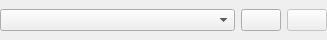
<ui version="4.0" stdsetdef="1" >
  <author></author>
  <comment></comment>
  <exportmacro></exportmacro>
  <class>MatrixSelector</class>
  <widget class="QWidget" name="MatrixSelector" >
    <property name="geometry" >
      <rect>
        <x>0</x>
        <y>0</y>
        <width>327</width>
        <height>40</height>
      </rect>
    </property>
    <property name="whatsThis" stdset="0" >
      <string>Select a matrix to utilize.  If you wish to create a new matrix, click on the icon to the right.</string>
    </property>
    <layout class="QGridLayout" >
      <property name="margin" >
        <number>0</number>
      </property>
      <item row="0" column="0" >
        <widget class="KstComboBox" name="_matrix" />
      </item>
      <item row="0" column="1" >
        <widget class="QPushButton" name="_newMatrix" >
          <property name="sizePolicy" >
            <sizepolicy>
              <hsizetype>0</hsizetype>
              <vsizetype>0</vsizetype>
              <horstretch>0</horstretch>
              <verstretch>0</verstretch>
            </sizepolicy>
          </property>
          <property name="text" >
            <string/>
          </property>
          <property name="toolTip" stdset="0" >
            <string>Create a new matrix</string>
          </property>
        </widget>
      </item>
      <item row="0" column="2" >
        <widget class="QPushButton" name="_editMatrix" >
          <property name="enabled" >
            <bool>false</bool>
          </property>
          <property name="sizePolicy" >
            <sizepolicy>
              <hsizetype>0</hsizetype>
              <vsizetype>0</vsizetype>
              <horstretch>0</horstretch>
              <verstretch>0</verstretch>
            </sizepolicy>
          </property>
          <property name="text" >
            <string/>
          </property>
          <property name="toolTip" stdset="0" >
            <string>Edit selected matrix</string>
          </property>
        </widget>
      </item>
    </layout>
  </widget>
  <layoutdefault spacing="6" margin="11" />
  <pixmapfunction>qPixmapFromMimeSource</pixmapfunction>
  <customwidgets>
    <customwidget>
      <class>KstComboBox</class>
      <extends>QComboBox</extends>
      <header>kstcombobox.h</header>
    </customwidget>
  </customwidgets>
  <includes>
    <include location="local" >kstcombobox.h</include>
  </includes>
  <connections>
    <connection>
      <sender>MatrixSelector</sender>
      <signal>selectionChanged(QString)</signal>
      <receiver>MatrixSelector</receiver>
      <slot>selectionWatcher(QString)</slot>
    </connection>
    <connection>
      <sender>_editMatrix</sender>
      <signal>clicked()</signal>
      <receiver>MatrixSelector</receiver>
      <slot>editMatrix()</slot>
    </connection>
    <connection>
      <sender>_newMatrix</sender>
      <signal>clicked()</signal>
      <receiver>MatrixSelector</receiver>
      <slot>createNewMatrix()</slot>
    </connection>
  </connections>
</ui>
